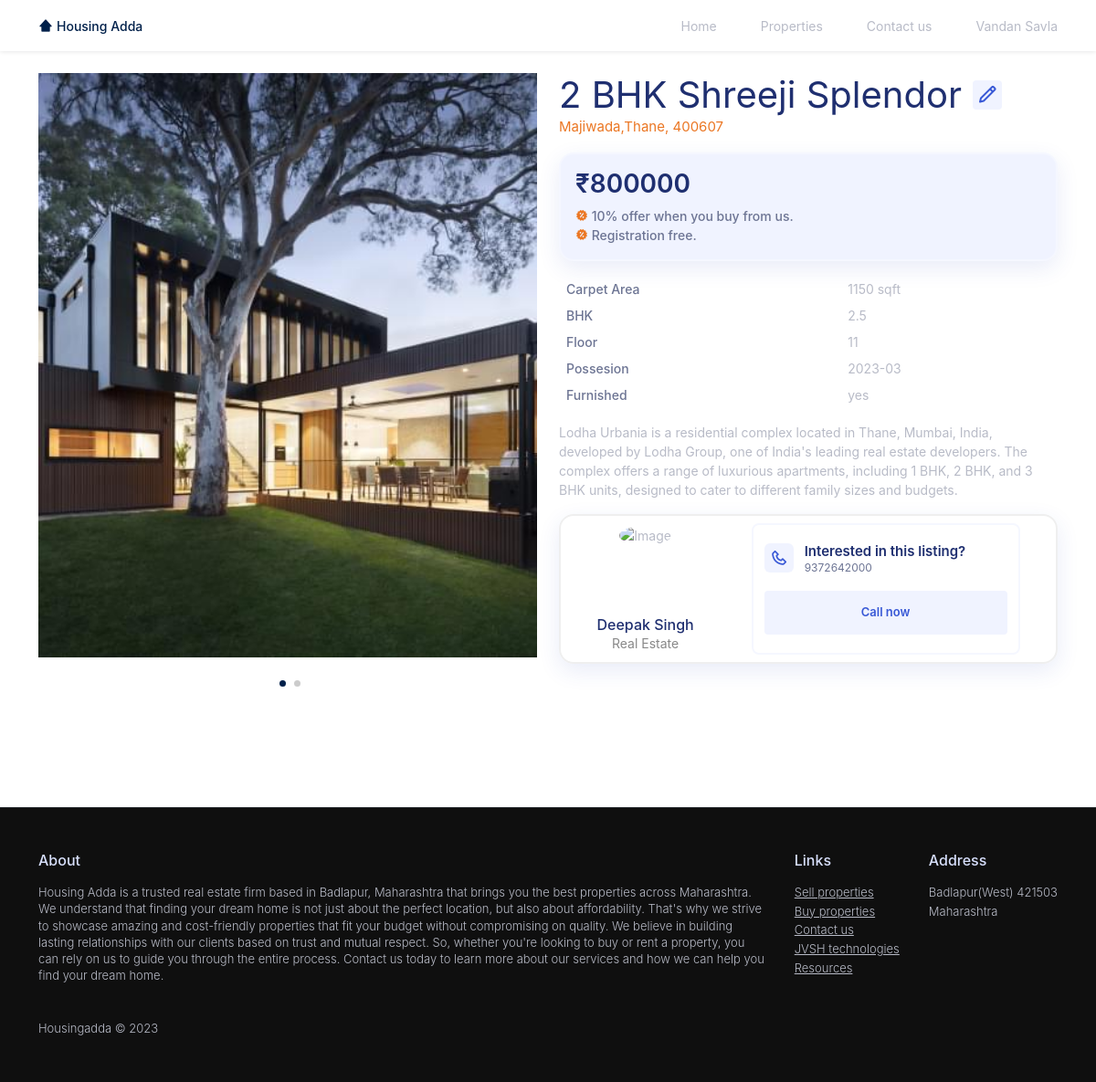
/property-single.php?post_id=111 (signed in), run on the app's committed database.
### tables this page shows
CREATE TABLE `images` (
  `id` int(11) NOT NULL,
  `post_id` int(11) NOT NULL,
  `path` varchar(500) NOT NULL,
  `username` varchar(50) NOT NULL
);

CREATE TABLE `post` (
  `post_id` int(11) NOT NULL,
  `username` varchar(50) NOT NULL,
  `title` varchar(250) NOT NULL,
  `description` text NOT NULL,
  `location` varchar(250) NOT NULL,
  `price` float NOT NULL,
  `date` date NOT NULL DEFAULT '2023-03-23',
  `area` varchar(50) NOT NULL,
  `bhk` varchar(10) NOT NULL,
  `floor` int(11) NOT NULL,
  `furnished` varchar(5) NOT NULL,
  `possesion` varchar(20) NOT NULL,
  `district` varchar(50) NOT NULL,
  `pincode` int(6) NOT NULL,
  `offer` varchar(600) NOT NULL,
  `featured` int(1) NOT NULL
);

### property-single.php (the view, shortened to what this page needs)
<?php
include("./partials/conditions.php");
$post_id = false;
$edit = false;
if (isset($_GET["post_id"])) {
  $post_id = htmlspecialchars($_GET["post_id"]);
  if($_SESSION["role"]=="admin"){
    $edit=true;
  }
  $imagequery = "select * from images where post_id=$post_id";
  $imagequery_res = mysqli_query($conn, $imagequery);
  $offerquery = "select offer from post where post_id=$post_id";
  $offerquery_res = mysqli_query($conn, $offerquery)->fetch_assoc();
  if ($offerquery_res) {
    $offers = explode(",", $offerquery_res['offer']);
  }
} else {
  echo "<script>window.location = '/properties.php'</script>";
}
$detail_query = "select * from post where post_id=" . $_GET["post_id"];
$detail_query_res = mysqli_query($conn, $detail_query)->fetch_assoc();
?>
<!DOCTYPE html>
<html lang="en">
<head>
  <link rel="stylesheet" href="fonts/icomoon/style.css" />
  <link rel="stylesheet" href="fonts/flaticon/font/flaticon.css" />
  <link rel="stylesheet" href="css/tiny-slider.css" />
  <link rel="stylesheet" href="css/aos.css" />
  <link rel="stylesheet" href="css/style.css" />
  <link href='https://unpkg.com/boxicons@2.1.4/css/boxicons.min.css' rel='stylesheet'>
</head>
<body>
  <header class="header" id="header">
    <nav class="nav2 container">
       <a href="index.php" class="nav__logo">
        <i class='bx bxs-home-alt-2'></i>Housing Adda
      </a>
      <div class="nav__menu">
        <ul class="nav__list" style="margin: 0rem;padding: 0px;">
          <li class="nav__item">
            <a href="index.php" class="nav__link">
              <span>Home</span> <i class='bx bx-home'></i>
            </a>
          </li>
          <li class="nav__item">
            <a href="properties.php" class="nav__link">
              <span>Properties</span><i class='bx bx-building'></i>
            </a>
          </li>
          <li class="nav__item">
            <a href="index.php#contact" class="nav__link">
              <span>Contact us</span><i class='bx bx-phone'></i>
            </a>
          </li>
          <li class="nav-item dropdown nav__item">
            <a class="nav-link dropdown-toggle nav__link" href="#" style="padding:0px;" role="button" data-bs-toggle="dropdown" aria-expanded="false">
              <span style=""><?php echo $_SESSION["name"] ?></span><i class='bx bx-user'></i>
            </a>
          </li>
        </ul>
      </div>
    </nav>
  </header>
  <div class="section mt-3">
    <div class="container">
      <div class="row justify-content-between">
        <div class="col-lg-6">
          <div class="img-property-slide-wrap">
            <div class="img-property-slide">
              <?php
              while ($image = $imagequery_res->fetch_assoc()) {
                echo '<img src="' . $image["path"] . '" alt="Image" class="img-fluid no-radius" />';
              }
              ?>
            </div>
          </div>
        </div>
        <div class="col-lg-6 mb-5">
          <div class="d-flex" style="align-items:center;justify-content:flex-start">
            <h2 class="font-weight-bold text-primary heading me-auto" style="margin-bottom: 0px;font-weight: 400;margin-right:0.75rem"><?php echo $detail_query_res['title']; ?></h2><?php if ($edit) echo '<a class="profile__edit-mobile" style="font-size:2rem;display:flex;align-items:center" href="property-edit.php?post_id=' . $post_id . '"><i style="font-size: var(--h1-font-size);color: var(--first-color);font-weight: 400;padding: .25rem;border-radius: .25rem;background-color: var(--first-color-lighter);cursor: pointer;transition: 0.3s;"class="bx bx-pencil"></i></a>' ?>
          </div>
          <p class="section__subtitle" style="margin-bottom: 0px;padding-bottom: 0px;"><?php echo $detail_query_res['location'] . ', ' . $detail_query_res['pincode']; ?></p>
          <div class="offers">
            <h3 class="section__title" style="font-weight: 600;"><span style="color:">₹</span><?php echo $detail_query_res['price']; ?></h3>
            <?php
            if ($offerquery_res) {
              foreach ($offers as $offer) {
                if ($offer!=""){
                echo '<p><i class="bx bxs-offer"></i> ' . trim($offer) . '.</p>';};
              }
            } ?>
          </div>
          <table class="table table-borderless property_details_table mb-3">
            <tr>
              <th scope="col" style="font-weight: 500;color: hsl(228,15%,50%);">Carpet Area</th>
              <td scope="col" style="font-weight: 400;color: hsl(228,12%,75%);"><?php echo $detail_query_res['area']; ?> sqft</td>
            </tr>
            <tr>
              <th scope="col" style="font-weight: 500;color: hsl(228,15%,50%);">BHK</th>
              <td scope="col" style="font-weight: 400;color: hsl(228,12%,75%);"><?php echo $detail_query_res['bhk']; ?></td>
            </tr>
            <tr>
              <th scope="col" style="font-weight: 500;color: hsl(228,15%,50%);">Floor</th>
              <td scope="col" style="font-weight: 400;color: hsl(228,12%,75%);"><?php echo $detail_query_res['floor']; ?></td>
            </tr>
            <tr>
              <th scope="col" style="font-weight: 500;color: hsl(228,15%,50%);">Possesion</th>
              <td scope="col" style="font-weight: 400;color: hsl(228,12%,75%);"><?php echo $detail_query_res['possesion']; ?></td>
            </tr>
            <tr>
              <th scope="col" style="font-weight: 500;color: hsl(228,15%,50%);">Furnished</th>
              <td scope="col" style="font-weight: 400;color: hsl(228,12%,75%);"><?php echo $detail_query_res['furnished']; ?></td>
            </tr>
          </table>
          <p class="text-black-50 mb-3 property-page-description">
            <?php echo $detail_query_res['description']; ?>
          </p>
          <div class="d-block agent-box p-2 d-flex  justify-content-around">
            <div class="d-flex flex-column justify-content-center">
              <div class="img mb-0">
                <img src="images/person_2-min.jpg" alt="Image" class="img-fluid" />
              </div>
              <div class="text text-center">
                <h3 class="mb-0">Deepak Singh</h3>
                <div class="meta">Real Estate</div>
              </div>
            </div>
            <div class="contact__card">
              <div class="contact__card-box">
                <div class="contact__card-info">
                  <i class='bx bx-phone'></i>
                  <div>
                    <h3 class="contact__card-title">
                      Interested in this listing?
                    </h3>
                    <p class="contact__card-description">
                      9372642000
                    </p>
                  </div>
                </div>
                <button class="button contact__card-button">Call now</button>
              </div>
            </div>
          </div>
        </div>
      </div>
    </div>
</div>
 <?php include('./partials/footer.php');?>
</body>
</html>

### css/tiny-slider.css (style rules this page uses)
.tns-slider { -webkit-transition:all 0s;-moz-transition:all 0s;transition:all 0s }
.tns-slider>.tns-item { -webkit-box-sizing:border-box;-moz-box-sizing:border-box;box-sizing:border-box }
.tns-horizontal.tns-subpixel { white-space:nowrap }
.tns-horizontal.tns-subpixel>.tns-item { display:inline-block;vertical-align:top;white-space:normal }

### data on the page
images: path (picture)
post: title "2 BHK Shreeji Splendor", location "Majiwada,Thane", pincode "400607", price "800000", offer "10% offer when you buy from us", offer "Registration free", area "1150", bhk "2.5", floor "11", possesion "2023-03", furnished "yes", description "Lodha Urbania is a residential complex located in Thane, Mumbai, India, developed by Lodha Group, one of India's leading real estate developers. The complex offers a range of luxurious apartments, including 1 BHK, 2 BHK, and 3 BHK units, designed to cater to different family sizes and budgets."

### other printed values
$_SESSION["name"] "Vandan Savla"
